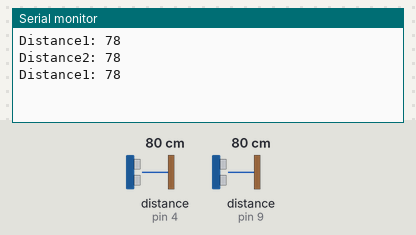
This sketch was run on a simulated Arduino Uno, built with avr-gcc and run on an emulated ATmega328P. Parts: the last lines printed to the serial monitor. Wiring (inferred from the names in the program): 2 × ultrasonic range finder: trigger pin 2, echo pin 4 / trigger pin 10, echo pin 9. The test bench sets the inputs (shaded band); at power-on: distance to the obstacle (sensors on pin 4, pin 9) 80 cm. The echo pulse lasts 58.3 µs per cm.

Above: at 2.8 s.
2.9 s: distance to the obstacle (sensor on pin 4) set to 2 cm
At 3.6 s:
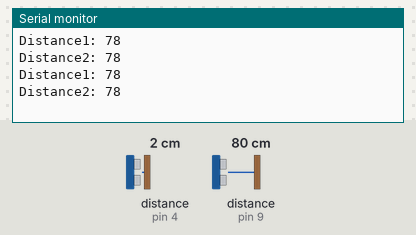
5.6 s: distance to the obstacle (sensor on pin 9) set to 2 cm
At 6.8 s:
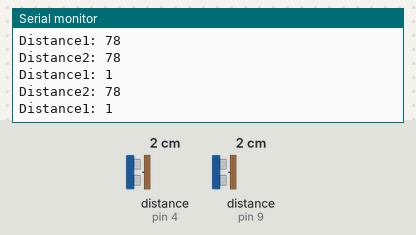
8.3 s: distance to the obstacle (sensor on pin 4) set to 4 cm
At 9.8 s:
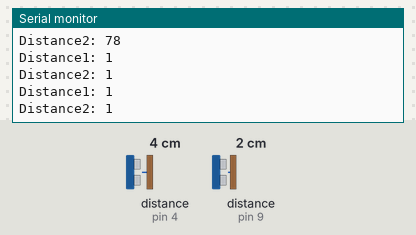
11.0 s: distance to the obstacle (sensor on pin 9) set to 4 cm
At 11.5 s:
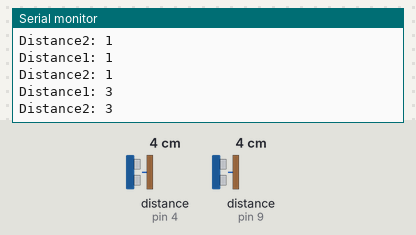
Timing chart, 0 to 14.0 s (numbered marks = the images above; inputs shaded):
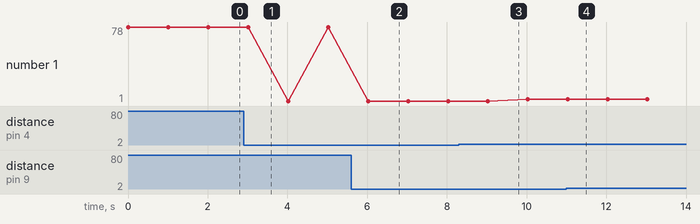

The sketch:

DOUBLESENSOR.ino
```cpp
int trigPin1 = 2;
int echoPin1 = 4;
int trigPin2 = 10;
int echoPin2 = 9;
int distance1;
int distance2;
double duration1;
double duration2;

void setup() {
  // put your setup code here, to run once:
  pinMode(trigPin1, OUTPUT);
  pinMode(echoPin1, INPUT);
  pinMode(trigPin2, OUTPUT);
  pinMode(echoPin2, INPUT);
  Serial.begin(9600);
}

int readDistanceSensor1(){
      digitalWrite(trigPin1, LOW);
  delayMicroseconds(2);
  // Sets the trigPin on HIGH state for 10 micro seconds
  digitalWrite(trigPin1, HIGH);
  delayMicroseconds(10);
  digitalWrite(trigPin1, LOW);
  // Reads the echoPin, returns the sound wave travel time in microseconds
  duration1 = pulseIn(echoPin1, HIGH);
  // Calculating the distance
  distance1 = (duration1 * 0.034 / 2);
  // Prints the distance on the Serial Monitor
//      Serial.print("Distance1: ");
//      Serial.println(distance1);
  return distance1;
}

int readDistanceSensor2(){
    digitalWrite(trigPin2, LOW);
  delayMicroseconds(2);
  // Sets the trigPin on HIGH state for 10 micro seconds
  digitalWrite(trigPin2, HIGH);
  delayMicroseconds(10);
  digitalWrite(trigPin2, LOW);
  // Reads the echoPin, returns the sound wave travel time in microseconds
  duration2 = pulseIn(echoPin2, HIGH);
  // Calculating the distance
  distance2 = (duration2 * 0.034 / 2);
  // Prints the distance on the Serial Monitor
//      Serial.print("Distance2: ");
//      Serial.println(distance2);
  return distance2;
}

void loop() {

  Serial.print("Distance1: ");
  Serial.println(readDistanceSensor1());
  delay(1000);
  Serial.print("Distance2: ");
  Serial.println(readDistanceSensor2());
  delay(1000);


}
```

Measured:
- after the input at 11.0 s, the serial monitor: prints a new line at once (image 4)
- plotted number 1: 1 → 3 after the input at 8.3 s
